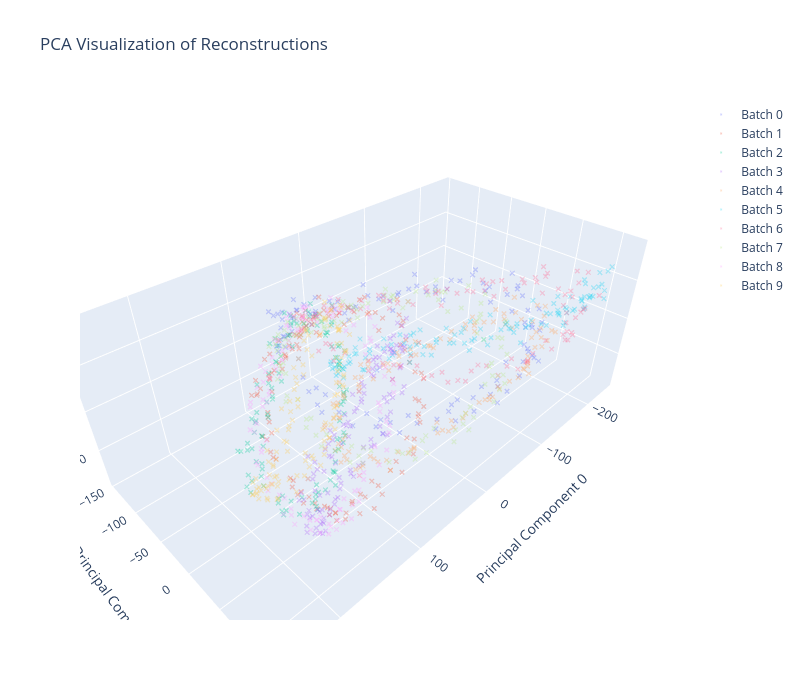

The notebook cell this image was saved under:
### Code cell
from sklearn.decomposition import PCA
import plotly.graph_objects as go
import numpy as np

pca = PCA()
output_pca = pca.fit_transform(activations[2][:,-1,:].detach().cpu().numpy())

# Create single 3D plot
fig = go.Figure()

for a in range(10):
    fig.add_trace(
        go.Scatter3d(
            x=output_pca[:, 0][a*113:a*113+113],
            y=output_pca[:, 1][a*113:a*113+113],
            z=output_pca[:, 5][a*113:a*113+113],
            mode='markers',
            marker=dict(
                size=2,
                colorscale='viridis',
                opacity=0.3,
                symbol='x'
            ),
            name=f'Batch {a}'
        )
    )

# Update scene properties
fig.update_layout(
    scene=dict(
        xaxis_title="Principal Component 0",
        yaxis_title="Principal Component 1",
        zaxis_title="Principal Component 5"
    ),
    title="PCA Visualization of Reconstructions",
    width=800,
    height=700
)

fig.show()
